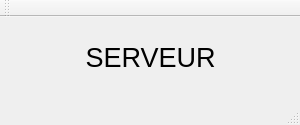
<?xml version="1.0" encoding="UTF-8"?>
<ui version="4.0">
 <class>ultimateClick_serveur</class>
 <widget class="QMainWindow" name="ultimateClick_serveur">
  <property name="geometry">
   <rect>
    <x>0</x>
    <y>0</y>
    <width>300</width>
    <height>125</height>
   </rect>
  </property>
  <property name="sizePolicy">
   <sizepolicy hsizetype="Preferred" vsizetype="Preferred">
    <horstretch>0</horstretch>
    <verstretch>0</verstretch>
   </sizepolicy>
  </property>
  <property name="minimumSize">
   <size>
    <width>300</width>
    <height>125</height>
   </size>
  </property>
  <property name="maximumSize">
   <size>
    <width>300</width>
    <height>125</height>
   </size>
  </property>
  <property name="baseSize">
   <size>
    <width>300</width>
    <height>125</height>
   </size>
  </property>
  <property name="windowTitle">
   <string>ultimateClick_serveur</string>
  </property>
  <widget class="QWidget" name="centralWidget">
   <widget class="QLabel" name="lblServeur">
    <property name="geometry">
     <rect>
      <x>0</x>
      <y>0</y>
      <width>301</width>
      <height>81</height>
     </rect>
    </property>
    <property name="font">
     <font>
      <pointsize>20</pointsize>
     </font>
    </property>
    <property name="text">
     <string>SERVEUR</string>
    </property>
    <property name="alignment">
     <set>Qt::AlignCenter</set>
    </property>
   </widget>
  </widget>
  <widget class="QMenuBar" name="menuBar">
   <property name="geometry">
    <rect>
     <x>0</x>
     <y>0</y>
     <width>300</width>
     <height>25</height>
    </rect>
   </property>
  </widget>
  <widget class="QToolBar" name="mainToolBar">
   <attribute name="toolBarArea">
    <enum>TopToolBarArea</enum>
   </attribute>
   <attribute name="toolBarBreak">
    <bool>false</bool>
   </attribute>
  </widget>
  <widget class="QStatusBar" name="statusBar"/>
 </widget>
 <layoutdefault spacing="6" margin="11"/>
 <resources/>
 <connections/>
</ui>
